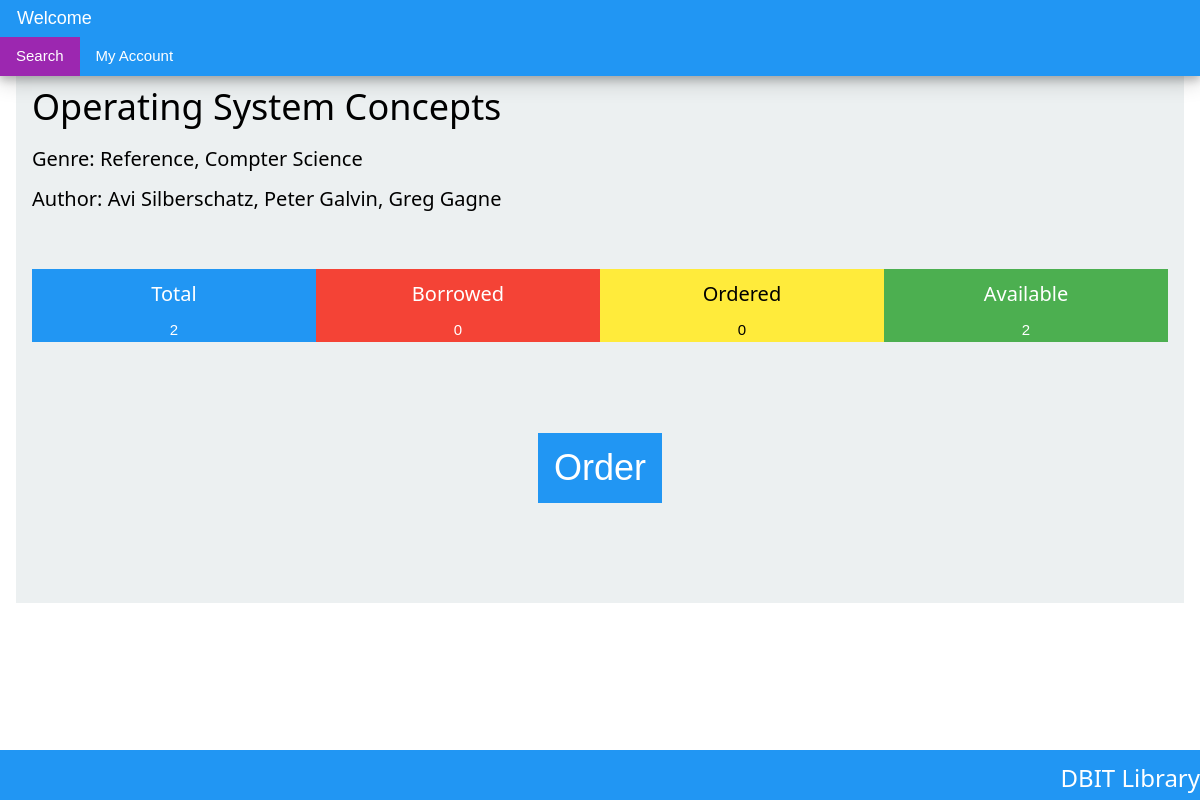
Screenshot of /order.php?book=Operating System Concepts (signed in) with the database file from the repository.
### tables this page shows
CREATE TABLE `books` (
  `title` varchar(200) NOT NULL,
  `id` bigint(20) NOT NULL,
  `author` varchar(200) NOT NULL,
  `genre` varchar(50) NOT NULL,
  `orders` varchar(50) DEFAULT NULL,
  `borrows` varchar(50) DEFAULT NULL,
  `stud_id` varchar(30) DEFAULT NULL
);

### order.php (the view, shortened to what this page needs)
<!DOCTYPE html>
<html>
<head>
	<link rel="stylesheet" href="w3.css">
</head>
<body>
	<?php
		if(isset($_SESSION["id"])): ?>
	<?php
		$book = $_GET["book"];
		$servername = "localhost";
		$username = "root";
		$password = "";
		$dbname = "librman";
		$count=0;
		$borrow=0;
		$order=0;
		$conn = new mysqli($servername, $username, $password, $dbname);
		$sql = "SELECT * FROM BOOKS WHERE title = '".$book."'";
		$result = mysqli_query($conn, $sql);
		while($row = mysqli_fetch_array($result)){
			$count = $count + 1;
			if($count == 1){
				$author = $row["author"];
 				$genre = $row["genre"];
			}
 		}
 		$avail = $count - $borrow - $order;
	?>
	<div style="box-shadow: 0 4px 8px 0 rgba(0, 0, 0, 0.2), 0 6px 20px 0 rgba(0, 0, 0, 0.19); position:absolute; z-index: 10; width:100%">
		<div class="w3-panel w3-blue" style = "margin: 0;">
	  		<p style = "margin: 5px 5px 5px 1px; font-size: 120%">Welcome <?=$_SESSION["fname"]?></p>
		</div>
		<div class="w3-bar w3-blue">
	  		<a href="studSearch.php" class="w3-bar-item w3-button w3-ripple w3-hover-indigo w3-purple">
	  			Search
	  		</a>
	  		<a href="accnt.php" class="w3-bar-item w3-button w3-ripple w3-hover-indigo">	My Account
	  		</a>
		</div>
	</div>
	<div class="w3-container" style="height: 530px; margin: 0">
		<div class="w3-container" style="background-color: #ecf0f1; margin-top: 70px; padding-bottom: 100px;">
			<h1><?=$book?></h1>
			<h4>Genre: <?=$genre?></h4>
			<h4>Author: <?=$author?></h4>
			<br>
			<br>
			<div class="w3-row">
				<div class="w3-col m3 w3-blue">
					<center><h4>Total</h4></center>
					<center><?=$count?></center>
				</div>
				<div class="w3-col m3 w3-red">
					<center><h4>Borrowed</h4></center>
					<center><?=$borrow?></center>
				</div>
				<div class="w3-col m3 w3-yellow">
					<center><h4>Ordered</h4></center>
					<center><?=$order?></center>
				</div>
				<div class="w3-col m3 w3-green">
					<center><h4>Available</h4></center>
					<center><?=$avail?></center>
				</div>
			</div>
			<center><a href = "orderFinal.php?book=<?=$book?>" class="w3-btn w3-xxlarge w3-hover-indigo w3-blue w3-ripple" style="margin-top: 8%; ">Order</button></a></center>
		</div>
	</div>
	<div style="position: fixed; bottom: 0; width: 100%; height:50px; margin: 0; padding: 0" class="w3-blue"; >
		<h3 style="text-align: right; vertical-align: middle;">DBIT Library</h3>
	</div>
<?php endif;
?>
</body>
</html>

### w3.css (style rules this page uses)
*,*:before,*:after { box-sizing:inherit }
html { -ms-text-size-adjust:100%;-webkit-text-size-adjust:100% }
body { margin:0 }
a { background-color:transparent;-webkit-text-decoration-skip:objects }
html,body { font-family:Verdana,sans-serif;font-size:15px;line-height:1.5 }
html { overflow-x:hidden }
h1 { font-size:36px }
h3 { font-size:24px }
h4 { font-size:20px }
h1,h2,h3,h4,h5,h6 { font-family:"Segoe UI",Arial,sans-serif;font-weight:400;margin:10px 0 }
a { color:inherit }
.w3-btn,.w3-button { border:none;display:inline-block;outline:0;padding:8px 16px;vertical-align:middle;overflow:hidden;text-decoration:none;color:inherit;background-color:inherit;text-align:center;cursor:pointer;white-space:nowrap }
.w3-btn,.w3-button { -webkit-touch-callout:none;-webkit-user-select:none;-khtml-user-select:none;-moz-user-select:none;-ms-user-select:none;user-select:none }
.w3-ripple { transition:opacity 0s }
.w3-bar { width:100%;overflow:hidden }
.w3-bar .w3-bar-item { padding:8px 16px;float:left;width:auto;border:none;outline:none;display:block }
.w3-bar .w3-button { white-space:normal }
.w3-container:after,.w3-container:before,.w3-panel:after,.w3-panel:before,.w3-row:after,.w3-row:before,.w3-row-padding:after,.w3-row-padding:before, .w3-cell-row:before,.w3-cell-row:after,.w3-clear:after,.w3-clear:before,.w3-bar:before,.w3-bar:after { content:"";display:table;clear:both }
.w3-col,.w3-half,.w3-third,.w3-twothird,.w3-threequarter,.w3-quarter { float:left;width:100% }
@media (min-width:601px) { .w3-col.m3,.w3-quarter { width:24.99999% } }
.w3-container,.w3-panel { padding:0.01em 16px }
.w3-panel { margin-top:16px;margin-bottom:16px }
.w3-xxlarge { font-size:36px!important }
.w3-blue,.w3-hover-blue:hover { color:#fff!important;background-color:#2196F3!important }
.w3-green,.w3-hover-green:hover { color:#fff!important;background-color:#4CAF50!important }
.w3-purple,.w3-hover-purple:hover { color:#fff!important;background-color:#9c27b0!important }
.w3-red,.w3-hover-red:hover { color:#fff!important;background-color:#f44336!important }
.w3-yellow,.w3-hover-yellow:hover { color:#000!important;background-color:#ffeb3b!important }

### rows the page displays
books: genre "Reference, Compter Science", author "Avi Silberschatz, Peter Galvin, Greg Gagne"

### other values shown
$book "Operating System Concepts"
$count "2"
$borrow "0"
$order "0"
$avail "2"
